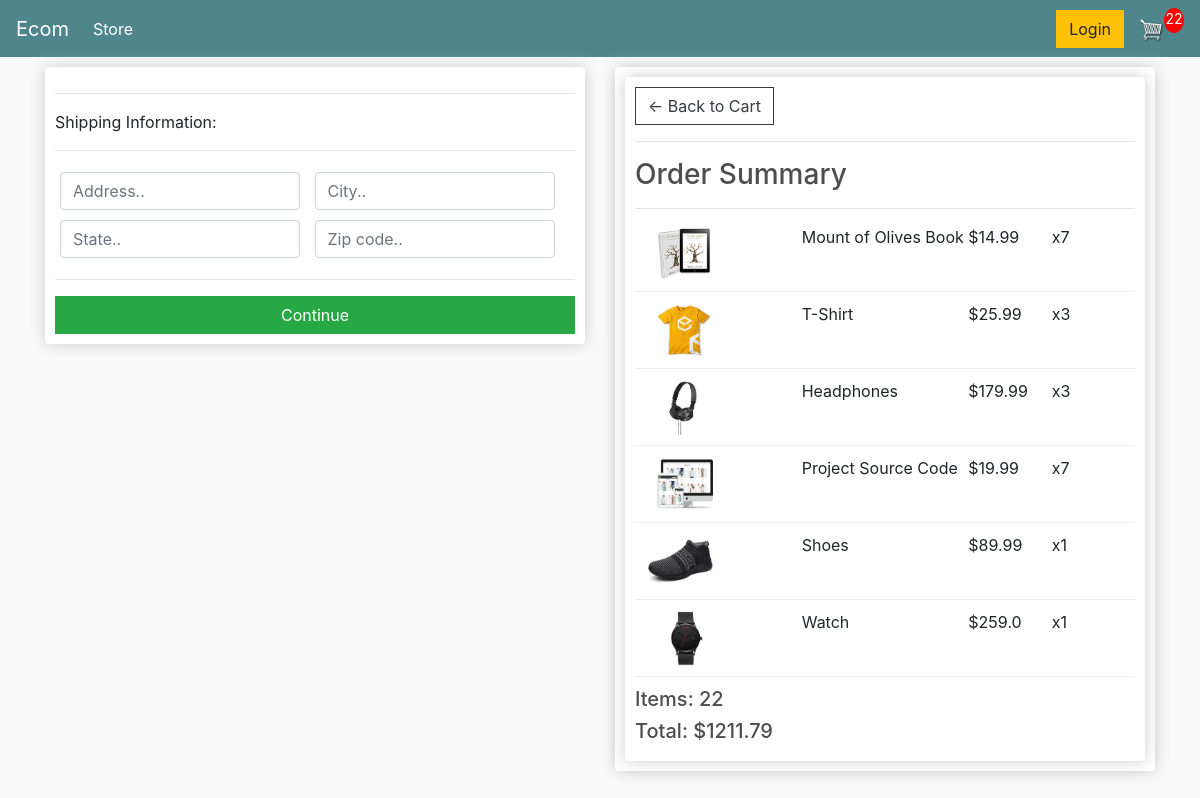
The page /checkout/ (signed in) on the database as committed earlier.
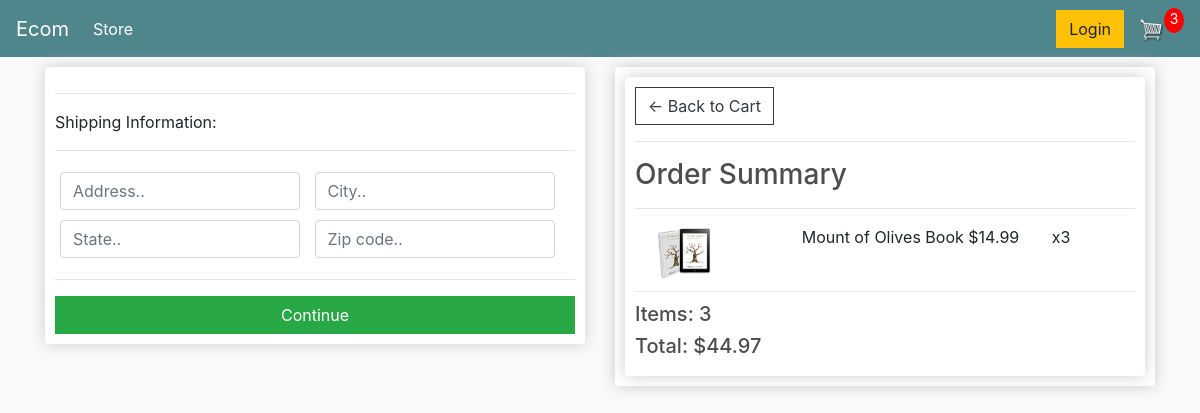
The same page on the database as committed later.
### store/models.py (models this page shows, shortened)
class OrderItem(models.Model):
	product = models.ForeignKey(Product, on_delete=models.SET_NULL, null=True)
	order = models.ForeignKey(Order, on_delete=models.SET_NULL, null=True)
	quantity = models.IntegerField(default=0, null=True, blank=True)
	date_added = models.DateTimeField(auto_now_add=True)
	@property
	def get_total(self):
		total = self.product.price * self.quantity
		return total

class Product(models.Model):
	name = models.CharField(max_length=200)
	price = models.FloatField()
	digital = models.BooleanField(default=False,null=True, blank=True)
	image = models.ImageField(null=True, blank=True)
	@property
	def imageURL(self):
		try:
			url = self.image.url
		except:
			url = ''
		return url

class Order(models.Model):
	customer = models.ForeignKey(Customer, on_delete=models.SET_NULL, null=True, blank=True)
	date_ordered = models.DateTimeField(auto_now_add=True)
	complete = models.BooleanField(default=False)
	transaction_id = models.CharField(max_length=100, null=True)
	@property
	def shipping(self):
		shipping = False
		orderitems = self.orderitem_set.all()
		for i in orderitems:
			if i.product.digital == False:
				shipping = True
		return shipping
	@property
	def get_cart_total(self):
		orderitems = self.orderitem_set.all()
		total = sum([item.get_total for item in orderitems])
		return total
	@property
	def get_cart_items(self):
		orderitems = self.orderitem_set.all()
		total = sum([item.quantity for item in orderitems])
		return total

### store/views.py (the view)
# urls.py: path('checkout/', views.checkout, name="checkout"),
def checkout(request):
    if request.user.is_authenticated:
        customer = request.user.customer
        order, customer = Order.objects.get_or_create(customer=customer, complete=False)
        items = order.orderitem_set.all()
        cartItems = order.get_cart_items
    else:
        items = []
        order={'get_cart_total':0, 'get_cart_items':0, 'shipping':False}
        cartItems = order['get_cart_items']
    context = {'items': items, 'order':order, 'cartItems':cartItems}
    return render(request, 'store/checkout.html', context)

### store/templates/store/checkout.html (shortened to what this page needs)
{% extends 'store/main.html' %} {% load static %} {% block content %}
<div class="row">
  <div class="col-lg-6">
    <div class="box-element" id="form-wrapper">
      <form id="form">
        <div id="shipping-info">
          <hr />
          <p>Shipping Information:</p>
          <hr />
          <div class="form-field">
            <input
              class="form-control"
              type="text"
              name="address"
              placeholder="Address.."
            />
          </div>
          <div class="form-field">
            <input
              class="form-control"
              type="text"
              name="city"
              placeholder="City.."
            />
          </div>
          <div class="form-field">
            <input
              class="form-control"
              type="text"
              name="state"
              placeholder="State.."
            />
          </div>
          <div class="form-field">
            <input
              class="form-control"
              type="text"
              name="zipcode"
              placeholder="Zip code.."
            />
          </div>
        </div>
        <hr />
        <input
          id="form-button"
          class="btn btn-success btn-block"
          type="submit"
          value="Continue"
        />
      </form>
    </div>
    <br />
  </div>
  <div class="col-lg-6">
    <div class="box-element">
      <div class="box-element">
        <a class="btn btn-outline-dark" href="{% url 'cart' %}"
          >&#x2190; Back to Cart</a
        >
        <hr />
        <h3>Order Summary</h3>
        <hr />
        {% for item in items %}
        <div class="cart-row">
          <div style="flex: 2">
            <img class="row-image" src="{{item.product.imageURL}}" />
          </div>
          <div style="flex: 2"><p>{{item.product.name}}</p></div>
          <div style="flex: 1"><p>${{item.product.price}}</p></div>
          <div style="flex: 1"><p>x{{item.quantity}}</p></div>
        </div>
        {% endfor %}
        <h5>Items: {{order.get_cart_items}}</h5>
        <h5>Total: ${{order.get_cart_total|floatformat:2}}</h5>
      </div>
    </div>
  </div>
</div>
{% endblock content %}

Rows that differ between the two databases and show on the page:
removed OrderItem: product.imageURL (picture), product.name "T-Shirt", product.price "25.99", quantity "3"
removed OrderItem: product.imageURL (picture), product.name "Headphones", product.price "179.99", quantity "3"
removed OrderItem: product.imageURL (picture), product.name "Project Source Code", product.price "19.99", quantity "7"
removed OrderItem: product.imageURL (picture), product.name "Shoes", product.price "89.99", quantity "1"
removed OrderItem: product.imageURL (picture), product.name "Watch", product.price "259.0", quantity "1"
changed OrderItem "Mount of Olives Book": quantity "7" → "3"
changed through a linked row, Order: get_cart_items "22" → "3"; get_cart_total "1211.79" → "44.97"
Other text that changed with them:
{{ cartItems }}: "22" → "3"
